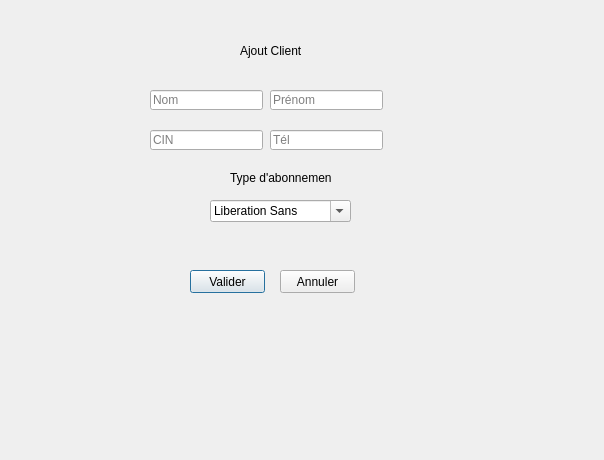
<?xml version="1.0" encoding="UTF-8"?>
<ui version="4.0">
 <class>ajout</class>
 <widget class="QDialog" name="ajout">
  <property name="geometry">
   <rect>
    <x>0</x>
    <y>0</y>
    <width>604</width>
    <height>460</height>
   </rect>
  </property>
  <property name="windowTitle">
   <string>Dialog</string>
  </property>
  <widget class="QLineEdit" name="lineEdit_2">
   <property name="geometry">
    <rect>
     <x>150</x>
     <y>130</y>
     <width>113</width>
     <height>20</height>
    </rect>
   </property>
   <property name="text">
    <string/>
   </property>
   <property name="placeholderText">
    <string>CIN</string>
   </property>
  </widget>
  <widget class="QPushButton" name="pushButton">
   <property name="geometry">
    <rect>
     <x>190</x>
     <y>270</y>
     <width>75</width>
     <height>23</height>
    </rect>
   </property>
   <property name="text">
    <string>Valider</string>
   </property>
  </widget>
  <widget class="QLineEdit" name="lineEdit_4">
   <property name="geometry">
    <rect>
     <x>270</x>
     <y>90</y>
     <width>113</width>
     <height>20</height>
    </rect>
   </property>
   <property name="placeholderText">
    <string>Prénom</string>
   </property>
  </widget>
  <widget class="QLineEdit" name="lineEdit">
   <property name="geometry">
    <rect>
     <x>150</x>
     <y>90</y>
     <width>113</width>
     <height>20</height>
    </rect>
   </property>
   <property name="placeholderText">
    <string>Nom</string>
   </property>
  </widget>
  <widget class="QLabel" name="label_2">
   <property name="geometry">
    <rect>
     <x>230</x>
     <y>170</y>
     <width>101</width>
     <height>16</height>
    </rect>
   </property>
   <property name="text">
    <string>Type d'abonnement</string>
   </property>
  </widget>
  <widget class="QPushButton" name="pushButton_2">
   <property name="geometry">
    <rect>
     <x>280</x>
     <y>270</y>
     <width>75</width>
     <height>23</height>
    </rect>
   </property>
   <property name="text">
    <string>Annuler</string>
   </property>
  </widget>
  <widget class="QLineEdit" name="lineEdit_3">
   <property name="geometry">
    <rect>
     <x>270</x>
     <y>130</y>
     <width>113</width>
     <height>20</height>
    </rect>
   </property>
   <property name="placeholderText">
    <string>Tél</string>
   </property>
  </widget>
  <widget class="QFontComboBox" name="fontComboBox">
   <property name="geometry">
    <rect>
     <x>210</x>
     <y>200</y>
     <width>141</width>
     <height>22</height>
    </rect>
   </property>
   <property name="frame">
    <bool>true</bool>
   </property>
  </widget>
  <widget class="QLabel" name="label">
   <property name="geometry">
    <rect>
     <x>240</x>
     <y>40</y>
     <width>61</width>
     <height>21</height>
    </rect>
   </property>
   <property name="text">
    <string>Ajout Client</string>
   </property>
  </widget>
 </widget>
 <resources/>
 <connections/>
</ui>
